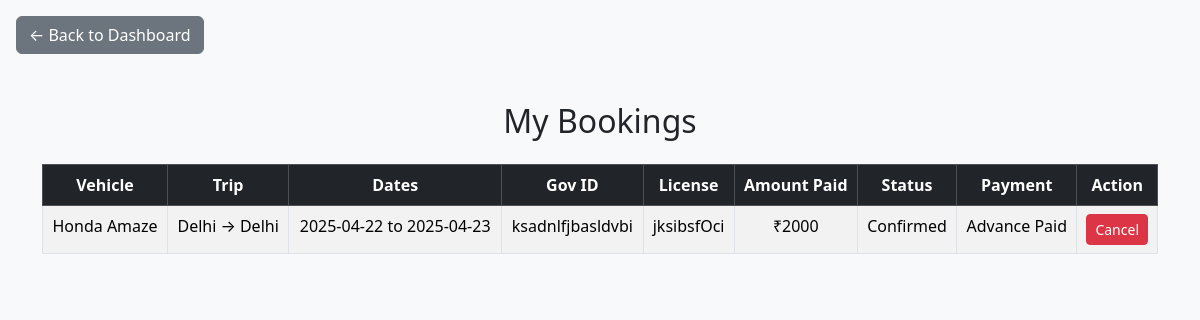
/my-bookings (signed in), run on the app's committed database.
### app.py (models this page shows)
class Booking(db.Model):
    id = db.Column(db.Integer, primary_key=True)
    user_id = db.Column(db.Integer, db.ForeignKey('user.id'), nullable=False)
    vehicle_id = db.Column(db.Integer, db.ForeignKey('vehicle.id'), nullable=False)
    gov_id = db.Column(db.String(100), nullable=False)
    license = db.Column(db.String(100), nullable=False)
    start_point = db.Column(db.String(100), nullable=False)
    end_point = db.Column(db.String(100), nullable=False)
    start_date = db.Column(db.String(50), nullable=False)
    end_date = db.Column(db.String(50), nullable=False)
    status = db.Column(db.String(20), default='Pending')
    payment_status = db.Column(db.String(20), default='Pending')
    amount_paid = db.Column(db.Integer)
    user = db.relationship('User', backref='bookings')
    vehicle = db.relationship('Vehicle', backref='bookings')

class Vehicle(db.Model):
    id = db.Column(db.Integer, primary_key=True)
    vehicle_id = db.Column(db.String(20), unique=True, nullable=False)
    type = db.Column(db.String(50), nullable=False)
    make = db.Column(db.String(50), nullable=False)
    model = db.Column(db.String(50), nullable=False)
    year = db.Column(db.Integer, nullable=False)
    color = db.Column(db.String(50), nullable=False)
    seating_capacity = db.Column(db.Integer, nullable=False)
    rent_per_day = db.Column(db.Integer, nullable=False)
    availability = db.Column(db.String(20), nullable=False)

### app.py (the view)
@app.route('/my-bookings')
@login_required
def view_bookings():
    bookings = Booking.query.filter_by(user_id=session['user_id']).all()
    return render_template('bookings.html', bookings=bookings)

### app.py (called while the page is built)
def login_required(f):
    @wraps(f)
    def decorated_function(*args, **kwargs):
        if 'user_id' not in session:
            flash("Please login first.", "warning")
            return redirect(url_for('login'))
        return f(*args, **kwargs)
    return decorated_function

### templates/bookings.html (shortened to what this page needs)
<!DOCTYPE html>
<html>
<head>
    <link rel="stylesheet" href="https://cdn.jsdelivr.net/npm/bootstrap@5.3.3/dist/css/bootstrap.min.css">
</head>
<body class="bg-light">
    <div class="text m-3">
        <a href="{{ url_for('dashboard') }}" class="btn btn-secondary">← Back to Dashboard</a>
    </div>
    <div class="container mt-5">
        <h2 class="text-center mb-4">My Bookings</h2>
        {% if bookings %}
        <table class="table table-bordered table-striped text-center">
            <thead class="table-dark">
                <tr>
                    <th>Vehicle</th>
                    <th>Trip</th>
                    <th>Dates</th>
                    <th>Gov ID</th>
                    <th>License</th>
                    <th>Amount Paid</th>
                    <th>Status</th>
                    <th>Payment</th>
                    <th>Action</th>
                </tr>
            </thead>
            <tbody>
                {% for booking in bookings %}
                <tr>
                    <td>{{ booking.vehicle.make }} {{ booking.vehicle.model }}</td>
                    <td>{{ booking.start_point }} → {{ booking.end_point }}</td>
                    <td>{{ booking.start_date }} to {{ booking.end_date }}</td>
                    <td>{{ booking.gov_id }}</td>
                    <td>{{ booking.license }}</td>
                    <td>₹{{ booking.amount_paid or 0 }}</td>
                    <td>{{ booking.status }}</td>
                    <td>
                        {% if booking.payment_status == 'Paid' %}
                            Advance Paid
                        {% else %}
                            {{ booking.payment_status }}
                        {% endif %}
                    </td>
                    <td>
                        {% if booking.status != 'Cancelled' %}
                        <form action="{{ url_for('cancel_booking', booking_id=booking.id) }}" method="post">
                            <button type="submit" class="btn btn-danger btn-sm">Cancel</button>
                        </form>
                        {% else %}
                            <span class="text-muted">Cancelled</span>
                        {% endif %}
                    </td>
                </tr>
                {% endfor %}
            </tbody>
        </table>
        {% else %}
        <p class="text-center">You have no bookings yet.</p>
        {% endif %}
    </div>
</body>
</html>

### data on the page
Booking: vehicle.make "Honda", vehicle.model "Amaze", start_point "Delhi", end_point "Delhi", start_date "2025-04-22", end_date "2025-04-23", gov_id "ksadnlfjbasldvbi", license "jksibsfOci", amount_paid "2000", status "Confirmed", payment_status "Advance Paid"
